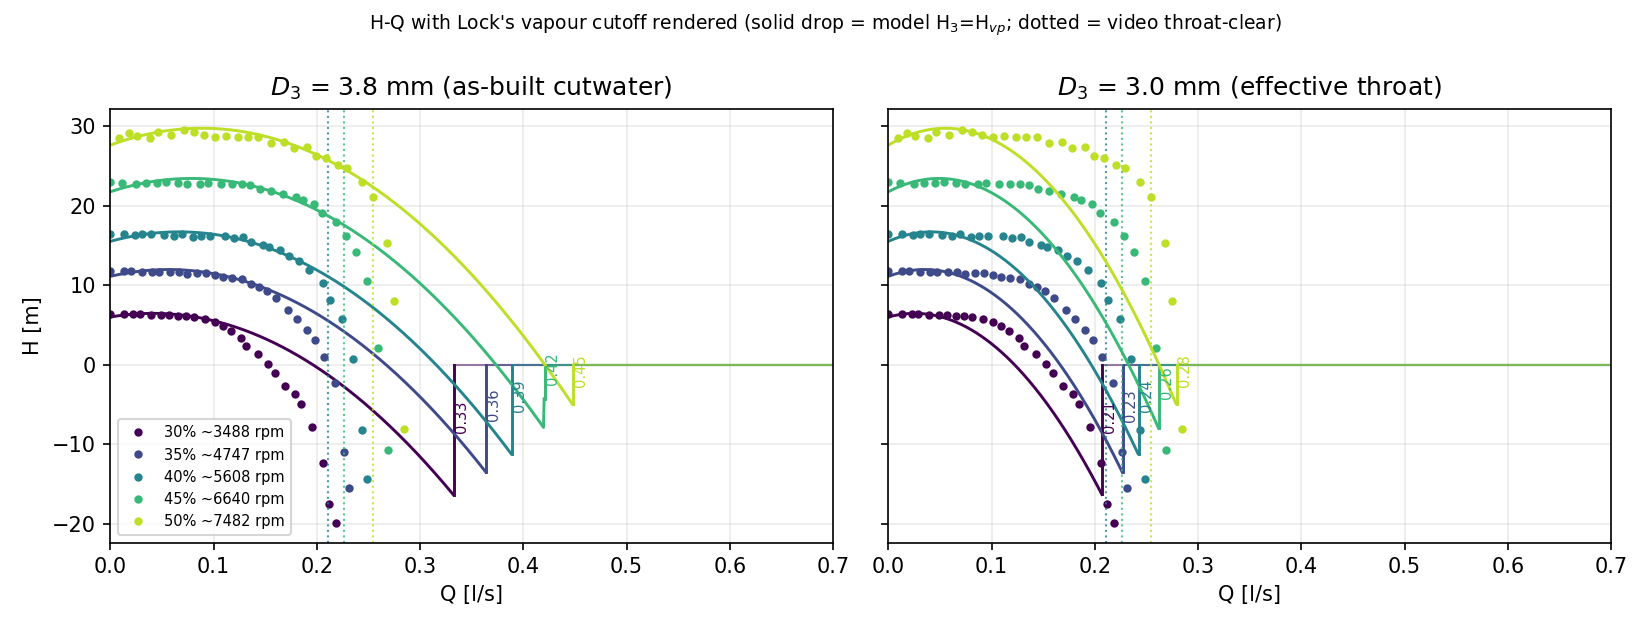

The script that saved this image:
"""Scratch preview: H-Q with the Lock model's own vapour cutoff rendered.

Left: as-built throat D3=3.8mm. Right: effective throat D3=3.0mm.
Theory domain extended past breakdown so the H_3<=H_vp cliff is visible.
Video throat-clear flows marked as vertical dotted lines.
NOT a thesis figure - delete freely.
"""
import sys
import numpy as np
import matplotlib
matplotlib.use("Agg")
import matplotlib.pyplot as plt

sys.path.insert(0, r"C:\Users\Martin\active\FYPTurbine\data_analysis")
sys.path.insert(0, r"C:\Users\Martin\active\FYPTurbine")
import thesis_figures as tf
from uncertainties import unumpy as unp

runs = tf.exp_runs()
clears = {c["run"]: c for c in tf.hq_throat_clear()}

fig, axes = plt.subplots(1, 2, figsize=(11, 4.2), sharey=True)
for ax, d3mm in zip(axes, (3.8, 3.0)):
    cols = plt.cm.viridis(np.linspace(0, 0.9, len(runs)))
    for (lbl, e), c in zip(runs.items(), cols):
        H = tf.u_head(e["H"], e["Hsem"])
        ax.plot(e["q"], unp.nominal_values(H), "o", ms=3, color=c,
                label=f"{lbl} ~{e['N']:.0f} rpm")
        qg = np.linspace(1e-6, 0.7e-3, 1200)  # to 0.7 l/s, well past any cutoff
        res = tf.pump().analyse_lock(qg, RPM=e["N"], D_3=d3mm / 1000,
                                     D_inlet=tf.DINLET, K_factor=tf.K_FIT,
                                     eta_losses=1.1, p_inlet=tf.P_INLET)
        Hs = np.asarray(res["H_static"], float)
        broke = np.asarray(res["H_3"], float) <= (3171.0 - tf.P_INLET) / (tf.RHO * tf.G)
        icut = int(np.argmax(broke)) if broke.any() else None
        ax.plot(qg[~broke] * 1000, Hs[~broke], "-", color=c, lw=1.4)
        if icut:
            qcut = qg[icut] * 1000
            ax.plot([qcut, qcut], [Hs[icut - 1], 0], "-", color=c, lw=1.4)
            ax.plot(qg[broke] * 1000, np.zeros(broke.sum()), "-", color=c, lw=1.0, alpha=0.5)
            ax.annotate(f"{qcut:.2f}", (qcut, Hs[icut - 1] * 0.5), fontsize=7,
                        color=c, ha="left", rotation=90)
        if lbl in clears:
            ax.axvline(clears[lbl]["q_clear_lps"], color=c, ls=":", lw=1.0, alpha=0.8)
    ax.set_xlabel("Q [l/s]")
    ax.set_xlim(0, 0.7)
    ax.set_title(f"$D_3$ = {d3mm} mm " + ("(as-built cutwater)" if d3mm == 3.8 else "(effective throat)"))
    ax.grid(alpha=0.25)
axes[0].set_ylabel("H [m]")
axes[0].legend(fontsize=7, loc="lower left")
fig.suptitle("H-Q with Lock's vapour cutoff rendered (solid drop = model H$_3$=H$_{vp}$; dotted = video throat-clear)",
             fontsize=9)
fig.tight_layout()
out = r"C:\Users\Martin\active\FYPTurbine\data_analysis\_scratch_lock_cutoff.png"
fig.savefig(out, dpi=150)
print("saved", out)
for lbl in runs:
    if lbl in clears:
        print(lbl, "video clear:", round(clears[lbl]["q_clear_lps"], 3), "l/s")
